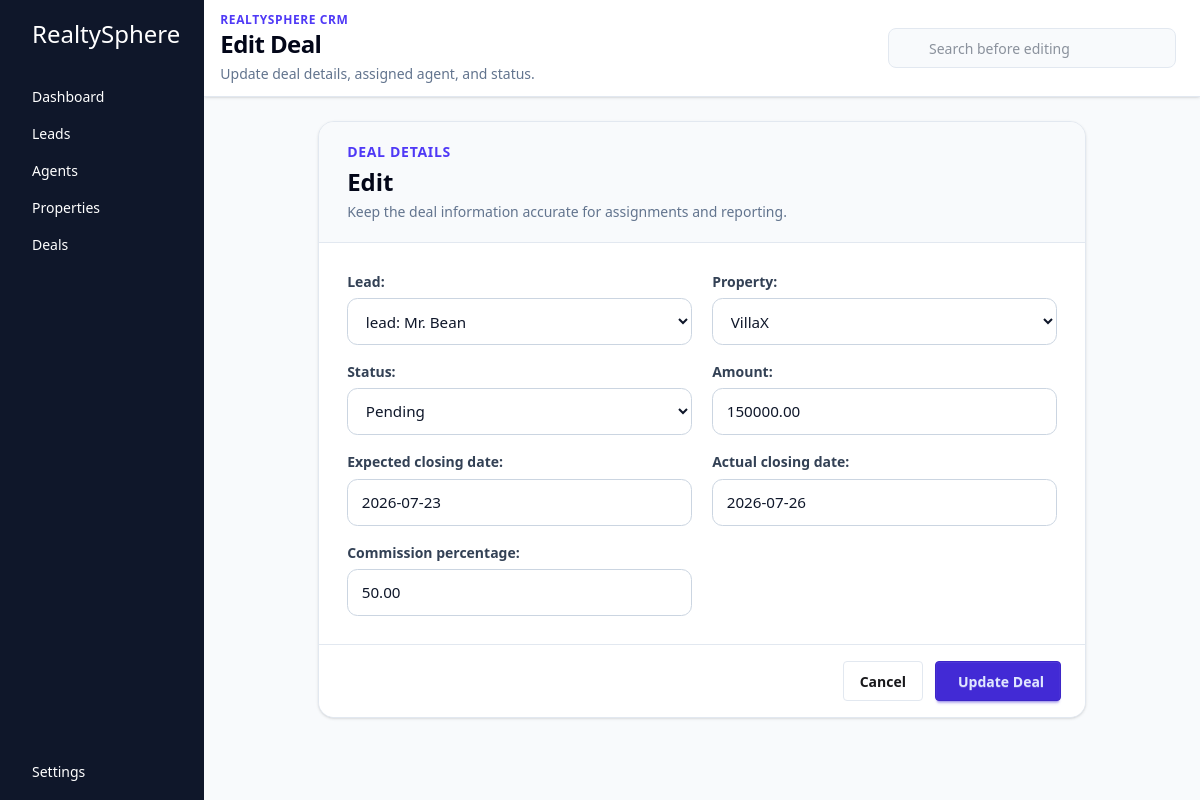
/deals/edit/2/, run on an earlier commit of the app's database.
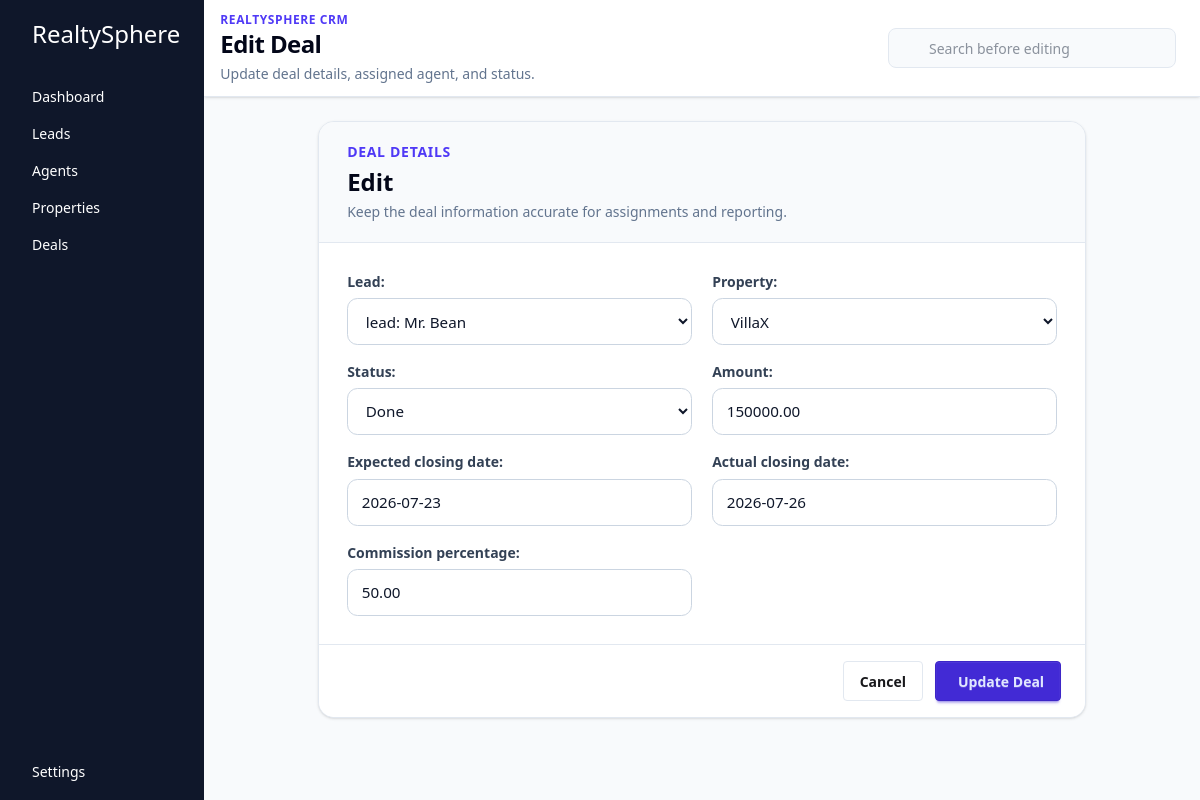
And on a later commit of the database.
### core/models.py (models this page shows, shortened)
class Deal(models.Model):
    class DealStatus(models.TextChoices):
        PENDING = 'Pending','Pending'
        CANCELLED = 'Cancelled','Cancelled'
        DONE = 'Done','Done'
    lead = models.ForeignKey(to=Lead, on_delete=models.CASCADE, related_name='deals')
    property = models.ForeignKey(to = Property, on_delete=models.CASCADE, related_name='deals')
    status = models.CharField(max_length=255, choices=DealStatus.choices, default=DealStatus.PENDING) #pending, cancelled, done,
    amount = models.DecimalField(max_digits=12, decimal_places=2)
    expected_closing_date = models.DateField()
    actual_closing_date = models.DateField(null=True, blank=True)
    commission_percentage = models.DecimalField(max_digits=12, decimal_places=2)
    created_at = models.DateTimeField(auto_now_add=True)

### core/views.py (the view)
# urls.py: path("deals/edit/<int:deal_id>/", views.edit_deal, name='edit_deal'),
def edit_deal(request, deal_id):
    deal = get_object_or_404(Deal, id=deal_id)
    form = DealForm(request.POST or None, request.FILES or None, instance=deal)
    if request.method == 'POST' and form.is_valid():
        form.save()
        return redirect('deals')
    context = {'form': form, 'deal': deal}
    return render(request, 'pages/editdeal.html', context)

### core/forms.py
class DealForm(forms.ModelForm):
    class Meta:
        model = Deal
        fields = "__all__"

### core/models.py (called while the page is built)
    def __str__(self):
        return self.title

    def __str__(self):
        return f"lead: {self.fullname}"

### core/templates/pages/editdeal.html (shortened to what this page needs)
{% extends 'base.html' %}
{% block title %}
  Edit Deal
{% endblock %}
{% block subtitle %}Update deal details, assigned agent, and status.{% endblock %}
{% block search_placeholder %}Search before editing{% endblock %}
{% block content %}
  <section class="mx-auto max-w-3xl">
    <div class="overflow-hidden rounded-2xl border border-slate-200 bg-white shadow-sm">
      <div class="border-b border-slate-200 bg-slate-50 px-5 py-5 sm:px-7">
        <p class="text-sm font-semibold uppercase tracking-wider text-indigo-600">Deal Details</p>
        <h2 class="mt-1 text-2xl font-bold text-slate-950">Edit {{ deal.title }}</h2>
        <p class="mt-1 text-sm text-slate-500">Keep the deal information accurate for assignments and reporting.</p>
      </div>
      <form method="post" enctype="multipart/form-data" class="crm-form p-5 sm:p-7">
        <div class="crm-form-grid">{{ form.as_p }}</div>
        <div class="crm-form-actions -mx-5 -mb-5 mt-7 sm:-mx-7 sm:-mb-7">
          <a href="{% url 'deals' %}" class="btn btn-ghost border border-slate-200">Cancel</a>
          <button type="submit" class="btn btn-primary">
            Update Deal
          </button>
        </div>
      </form>
    </div>
  </section>
{% endblock %}

What changed in the data, as far as the page shows it:
changed Deal "lead: Mr. Bean": status "Pending" → "Done"
